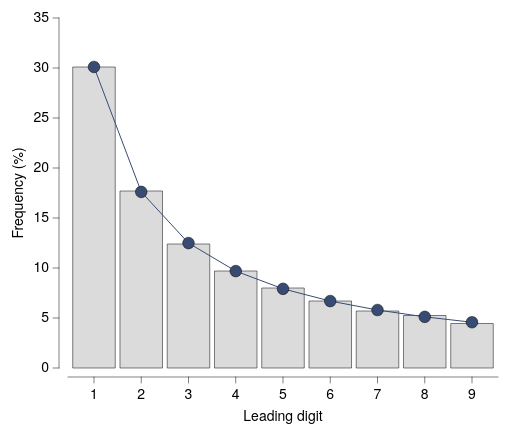

Write a Vega-Lite specification for this figure.
### Vega-Lite specification from a JSON file in a GitHub repository (floating-point values rounded to 4 significant figures)
{"background": null, "config": {"arc": {"fill": "#DBDBDB", "fillOpacity": 1.0, "innerRadius": 43.75, "padAngle": 0.03, "stroke": "black", "strokeOpacity": 1, "strokeWidth": 0.25}, "area": {"fill": "#DBDBDB", "fillOpacity": 1.0, "stroke": "black", "strokeOpacity": 1, "strokeWidth": 0.25}, "axis": {"domain": true, "domainCap": "round", "domainColor": "black", "domainWidth": 0.25, "grid": false, "gridCap": "round", "gridColor": "#F1F1F1", "gridDash": [0, 0], "gridOpacity": 1.0, "gridWidth": 0.25, "labelColor": "black", "labelFont": "Helvetica Neue, HelveticaNeue, Helvetica, Arial, sans-serif", "labelFontSize": 7, "labelFontStyle": "normal", "labelFontWeight": 400, "offset": 4.5, "ticks": true, "tickCap": "round", "tickColor": "black", "tickRound": false, "tickSize": 3, "tickWidth": 0.25, "titleColor": "black", "titleFont": "Helvetica Neue, HelveticaNeue, Helvetica, Arial, sans-serif", "titleFontSize": 7, "titleFontStyle": "normal", "titleFontWeight": 400}, "axisX": {"domain": true, "labelAlign": "center", "labelAngle": 0, "labels": true, "ticks": true, "translate": 0}, "axisY": {"domain": true, "labelAlign": "right", "labelAngle": 0, "labels": true, "ticks": true, "translate": 0}, "axisRight": {"domain": true, "labelAlign": "left", "labelAngle": 0, "labels": true, "ticks": true, "translate": 0}, "axisTop": {"domain": true, "labelAlign": "center", "labelAngle": 0, "labels": true, "ticks": true, "translate": 0}, "axisBand": {"tickOffset": 0}, "bar": {"fill": "#DBDBDB", "fillOpacity": 1.0, "stroke": "black", "strokeOpacity": 1, "strokeWidth": 0.25}, "boxplot": {"size": 15.75, "ticks": {"cornerRadius": 0.25, "fill": "black", "opacity": 1, "size": 7.875, "thickness": 0.25}, "box": {"fillOpacity": 1.0, "stroke": "black", "strokeOpacity": 1, "strokeWidth": 0.25}, "median": {"cornerRadius": 0, "fill": "black", "fillOpacity": 1.0, "opacity": 1, "size": 15.75, "thickness": 0.25}, "rule": {"fill": "black", "fillOpacity": 1.0, "size": 17.5, "stroke": "black", "strokeDash": [0, 0], "strokeOpacity": 1, "strokeWidth": 0.25}, "outliers": {"color": "black", "fill": "black", "fillOpacity": 1.0, "size": 0, "stroke": "black", "strokeOpacity": 1, "strokeWidth": 0.25}}, "circle": {"fill": "black", "fillOpacity": 1.0, "size": 2.188, "stroke": null, "strokeOpacity": 1, "strokeWidth": 0.25}, "errorband": {"band": {"fillOpacity": 0.6, "stroke": null, "strokeWidth": 0.25, "strokeOpacity": 1}, "borders": {"opacity": 0, "strokeOpacity": 0.25, "strokeWidth": 1}}, "errorbar": {"opacity": 1, "rule": {"strokeDash": [0, 0], "strokeWidth": 0.25}, "ticks": {"color": "black", "cornerRadius": 0.125, "opacity": 1, "size": 10.5, "thickness": 0.25}, "thickness": 0.25}, "font": "Helvetica Neue, HelveticaNeue, Helvetica, Arial, sans-serif", "geoshape": {"fill": "#DBDBDB", "fillOpacity": 1.0, "stroke": "black", "strokeOpacity": 1, "strokeWidth": 0.25}, "header": {"labelColor": "black", "labelFont": "Helvetica Neue, HelveticaNeue, Helvetica, Arial, sans-serif", "labelFontSize": 7, "labelFontStyle": "normal", "labelFontWeight": 400, "titleColor": "black", "titleFont": "Helvetica Neue, HelveticaNeue, Helvetica, Arial, sans-serif", "titleFontSize": 7, "titleFontStyle": "normal", "titleFontWeight": 400, "titlePadding": 0}, "legend": {"disable": false, "offset": 4.5, "titlePadding": 4, "labelOffset": 2, "gradientLabelOffset": 2, "gradientLength": 87.5, "gradientThickness": 8.75, "gradientOpacity": 1.0, "gradientStrokeColor": "black", "gradientStrokeWidth": 0.25, "labelColor": "black", "labelFont": "Helvetica Neue, HelveticaNeue, Helvetica, Arial, sans-serif", "labelFontSize": 7, "labelFontStyle": "normal", "labelFontWeight": 400, "strokeColor": "black", "strokeWidth": 0, "symbolSize": 42, "symbolStrokeColor": "black", "symbolStrokeWidth": 0.25, "titleColor": "black", "titleFont": "Helvetica Neue, HelveticaNeue, Helvetica, Arial, sans-serif", "titleFontSize": 7, "titleFontStyle": "normal", "titleFontWeight": 400}, "line": {"color": "black", "stroke": "black", "strokeCap": "butt", "strokeDash": [0, 0], "strokeOpacity": 1, "strokeWidth": 0.5}, "point": {"filled": true, "fill": "#DBDBDB", "fillOpacity": 1.0, "size": 8.75, "stroke": "black", "strokeOpacity": 1, "strokeWidth": 0.25}, "range": {"category": ["#B2B2B2", "#636363", "#4A7CD3", "#008542", "#382864", "#509F98", "#284F93", "#005226", "#A398D6", "#173633"], "diverging": {"scheme": ["#443E60", "#5F597E", "#7C759B", "#9994B6", "#B7B4CC", "#D6D5DC", "#F6F6F6", "#D1DAD9", "#A4C2BF", "#7AA9A4", "#578E89", "#37736E", "#1B5954"]}, "heatmap": {"scheme": ["#32022B", "#43044D", "#4C196E", "#4D338C", "#484DA6", "#3A68BB", "#1D83CA", "#1D9CCB", "#23B5C9", "#28CDC5", "#4DE0B4", "#91EE9F"]}, "ordinal": {"scheme": ["#F1F1F1", "#DBDBDB", "#C6C6C6", "#B2B2B2", "#9D9D9D", "#898989", "#767676", "#636363", "#515151", "#404040", "#2F2F2F", "#1F1F1F"]}, "ramp": {"scheme": ["#32022B", "#43044D", "#4C196E", "#4D338C", "#484DA6", "#3A68BB", "#1D83CA", "#1D9CCB", "#23B5C9", "#28CDC5", "#4DE0B4", "#91EE9F"]}}, "rule": {"color": "black", "stroke": "black", "strokeCap": "round", "strokeDash": [2, 2], "strokeOpacity": 1, "strokeWidth": 0.25}, "scale": {"bandPaddingInner": 0.1, "bandPaddingOuter": 0.1, "round": false}, "rect": {"fill": "#DBDBDB", "fillOpacity": 1.0, "stroke": "black", "strokeOpacity": 1, "strokeWidth": 0.25}, "square": {"fill": "#DBDBDB", "fillOpacity": 1.0, "size": 17.5, "stroke": "black", "strokeOpacity": 1, "strokeWidth": 0.25}, "text": {"color": "black", "font": "Helvetica Neue, HelveticaNeue, Helvetica, Arial, sans-serif", "fontSize": 7, "fontStyle": "normal", "fontWeight": 400}, "tick": {"color": "black", "cornerRadius": 0.125, "opacity": 1.0, "size": 15.75, "thickness": 0.25}, "title": {"anchor": "middle", "frame": "group", "color": "black", "font": "Helvetica Neue, HelveticaNeue, Helvetica, Arial, sans-serif", "fontSize": 7, "fontStyle": "normal", "fontWeight": 400, "subtitleColor": "black", "subtitleFont": "Helvetica Neue, HelveticaNeue, Helvetica, Arial, sans-serif", "subtitleFontSize": "Helvetica Neue, HelveticaNeue, Helvetica, Arial, sans-serif", "subtitleFontStyle": "normal", "subtitleFontWeight": 400}, "trail": {"color": "black", "opacity": 1, "size": 0.5}, "view": {"continuousWidth": 215, "continuousHeight": 175, "discreteWidth": 215, "discreteHeight": 175, "fill": null, "stroke": null, "strokeWidth": 0.25}}, "layer": [{"mark": {"type": "bar"}, "encoding": {"x": {"field": "digit", "title": "Leading digit", "type": "ordinal"}, "y": {"field": "observed", "scale": {"domain": [0, 34]}, "title": "Frequency (%)", "type": "quantitative"}}}, {"mark": {"type": "line", "color": "#384C73", "point": {"color": "#384C73", "filled": true, "size": 34}}, "encoding": {"x": {"field": "digit", "title": "Leading digit", "type": "ordinal"}, "y": {"field": "benford", "type": "quantitative"}}}], "data": {"name": "data-2e7c821776759917b4b996fe6adfde92"}, "$schema": "https://vega.github.io/schema/vega-lite/v6.4.1.json", "datasets": {"data-2e7c821776759917b4b996fe6adfde92": [{"digit": 1, "observed": 30.1, "benford": 30.1}, {"digit": 2, "observed": 17.7, "benford": 17.61}, {"digit": 3, "observed": 12.4, "benford": 12.49}, {"digit": 4, "observed": 9.7, "benford": 9.691}, {"digit": 5, "observed": 8.0, "benford": 7.918}, {"digit": 6, "observed": 6.7, "benford": 6.695}, {"digit": 7, "observed": 5.7, "benford": 5.799}, {"digit": 8, "observed": 5.25, "benford": 5.115}, {"digit": 9, "observed": 4.45, "benford": 4.576}]}}
